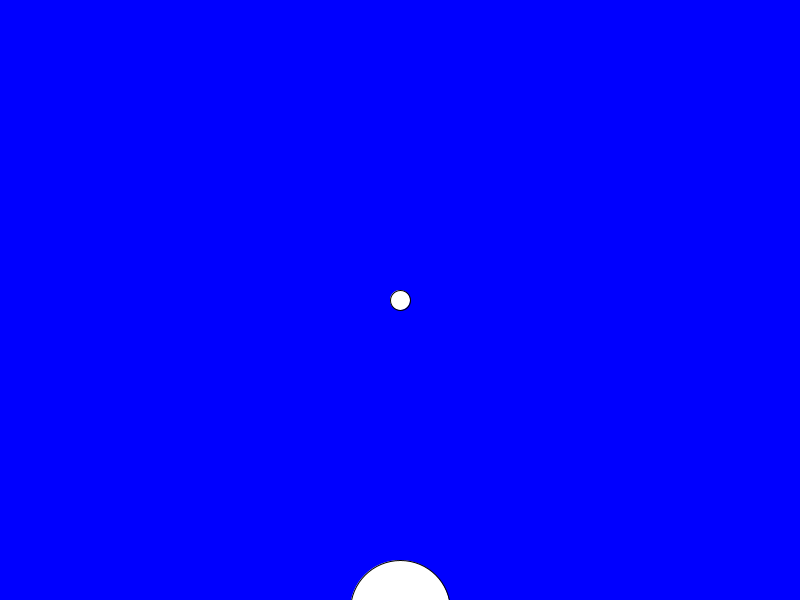
Frame 1 (no input)
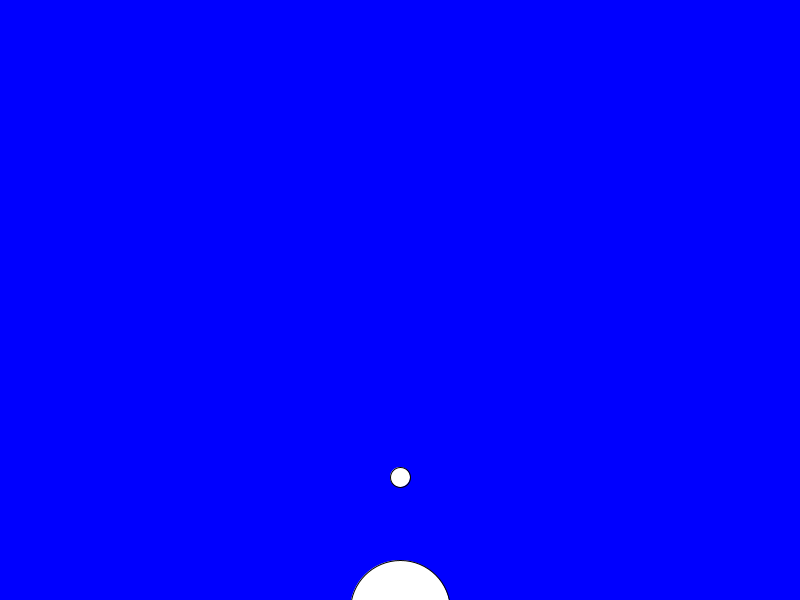
Frame 60 (the mouse pressed at the canvas centre just before this capture)
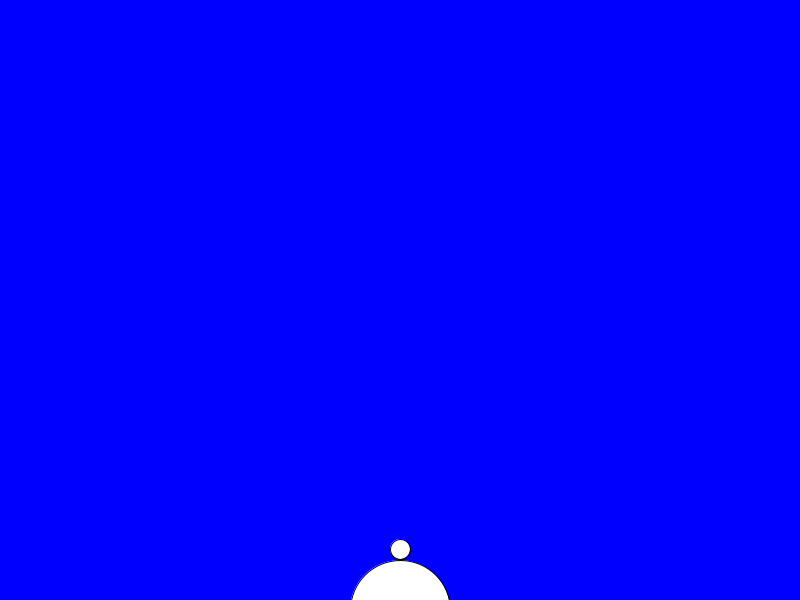
Frame 120 (the mouse held since frame 60 and released just before this capture)

The Processing sketch that drew these frames (run headless with seeded random() and noise(); from frame 60 on, the mouse is pressed at the canvas centre):

// Processing sketch: brick_breaker
// ── brick_breaker.pde
//mode framework variables final int INTRO = 1;

final int GAME  = 2;

final int GAMEOVER = 3;

final int PAUSE = 4;
final int INTRO = 5;

int mode = GAME;  //1: intro screen, 2: game playing, 3: gameover screen, 4: pause


//ball variables
float bx, by, bvx, bvy; //ball variables

//paddle variables 
float px, py;

//keyboard variables 
boolean leftKey, rightKey;

//speed? 
//float vx, vy;







void setup() {

  size(800, 600);
//ball 
bx = width/2;
by = height/2;
bvx = 0;
bvy = 3;

//variables 
px = width/2;
py = height+10;
}



void draw() {

  if (mode == INTRO) {

    intro();

  } else if (mode == GAME) {

    game();

  } else if (mode == GAMEOVER) {

    gameover();

  } else if (mode == PAUSE) {  

    pause();

  } else {

    println("?");

  }

}

// ── brick.pde
class Brick {
  //1. Instance variables - defines what info a brick knows 
 //it should know number of hits, colour, x and y 
 float x, y;
 color c;
 int hp;

 //hp hit points
  //2. Constructor - initializes the instance variables : avoid the void, same name as the class
  Brick() {
    x= random(0, width);
    y= random(0, height);
    hp = 1;
    c = #FFFFFF;
    
  }
  
  
  //3. Behaviour functions - define what a brick can do
 void act() {
   if (hp> 0 && dist(bx, by, x, y) < 35) { 
    hp = hp - 1; 
    bvx = (bx- x)/10;
    bvy=(by-y)/10;
    
    
   }
 } 
 
 void show() {
   if (hp > 0) {
   fill(c);
   ellipse(x, y, 50, 50);
   }

 }
}

// ── game.pde


void game() {

  background(0,0,255);
  ball();
  paddle();
}


void gameClicks() {

  

}

void ball() {
  ellipse(bx, by, 20, 20);

//move the ball code
bx = bx + bvx;
by = by + bvy;
if (bx < 0 || bx > width) {
  //bounce off left/right walls
  bvx = -bvx;
}
if (by < 0 || by > height) {
  //bounce off the top and bottom walls
  bvy = -bvy;
}

  
}

void paddle() {
  ellipse(px, py, 100, 100);
  if (rightKey) px = px + 5;
  if (leftKey) px = px -5;
  
  
}

// ── gameover.pde

void gameover() {

  background(255,0,0);

}



void gameoverClicks() {

  

}

// ── intro.pde
void intro() {

   background(0,255,0);

}



void introClicks() {

  

}

// ── keyboard.pde
void keyPressed() {
 // if (keyCode == RIGHT) px = px + 5;
 // if (keyCode == LEFT) px = px -5;
  if (keyCode == RIGHT) rightKey = true;
  if (keyCode == LEFT) leftKey = true;
} 
void keyReleased() {
  if (keyCode == RIGHT) rightKey = false;
  if (keyCode == LEFT) leftKey = false;
}

// ── mouse.pde
void mouseReleased() {

  if (mode == INTRO) {

    introClicks();

  } else if (mode == GAME) {

    gameClicks();

  } else if (mode == GAMEOVER) {

    gameoverClicks();

  } else if (mode == PAUSE) {

    pauseClicks();

  } else {

     println("Mode error");

  }

}

// ── pause.pde


void pause() {

   background(255,0,0); 

}



void pauseClicks() {

  

}
